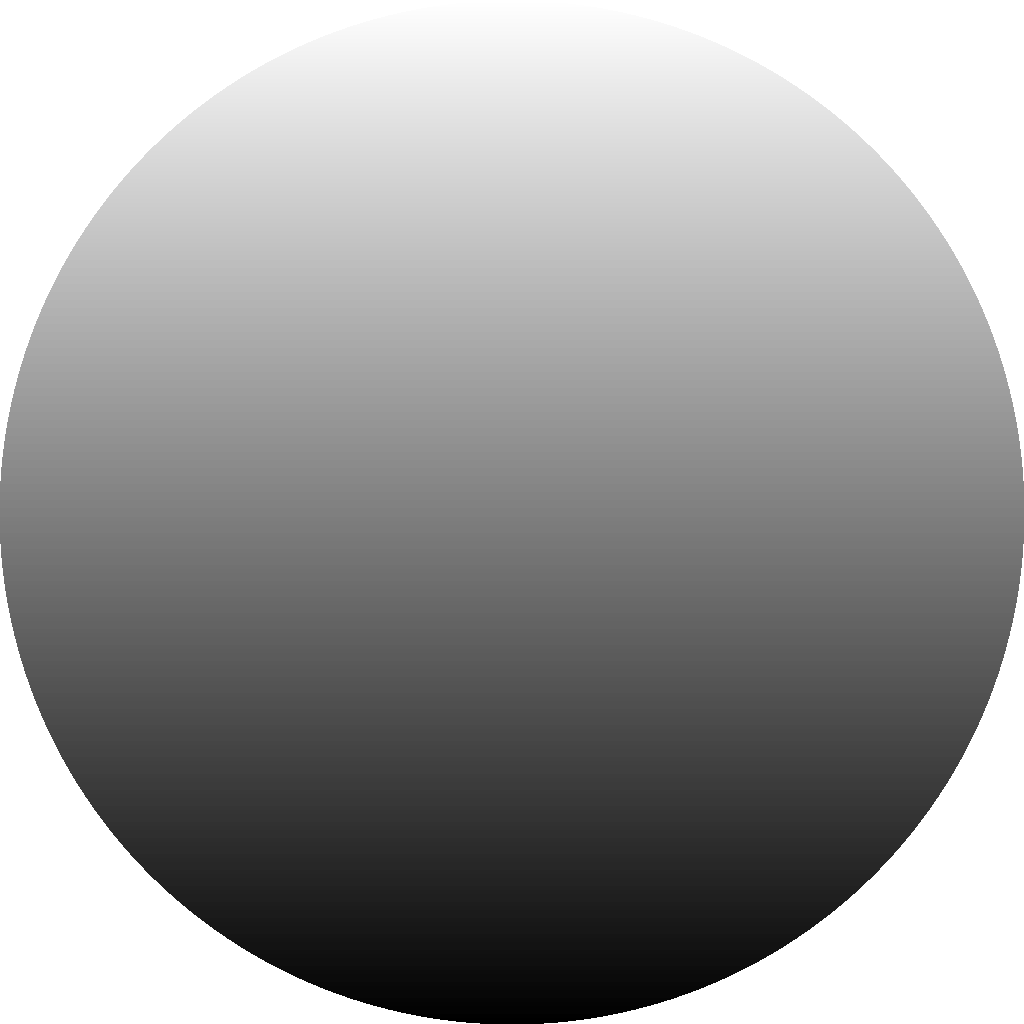

Here is the Python script that generated this plot:
from PIL import Image, ImageDraw
import math

def new_img_gradient(size):
    img = Image.new(mode='RGBA', size=size, color=(0, 0, 0, 0))

    def gradient_by_point(image):
        image1 = ImageDraw.Draw(image)
        for pixel_row in range(0, image.size[1]):  # circle formula: x^2 + y^2 = radius^2
            image1.line(xy=(-math.sqrt(-(pixel_row-image.size[0]//2)**2+(image.size[0]//2)**2)+image.size[0]//2,  # left-most x value for the circle at point y
                            pixel_row,  # y value
                            math.sqrt(-(pixel_row-image.size[0]//2)**2+(image.size[0]//2)**2)+image.size[0]//2,  # right-most x value for the circle at point y
                            pixel_row),  # y value
                        fill=(0, 0, 0, round((pixel_row/image.size[0])*255)))
        image.save('shadow.png')
        return image

    return gradient_by_point(img)


if __name__ == '__main__':
    new_img_gradient((256, 256)).show()
    print(type(new_img_gradient((512, 512))))
